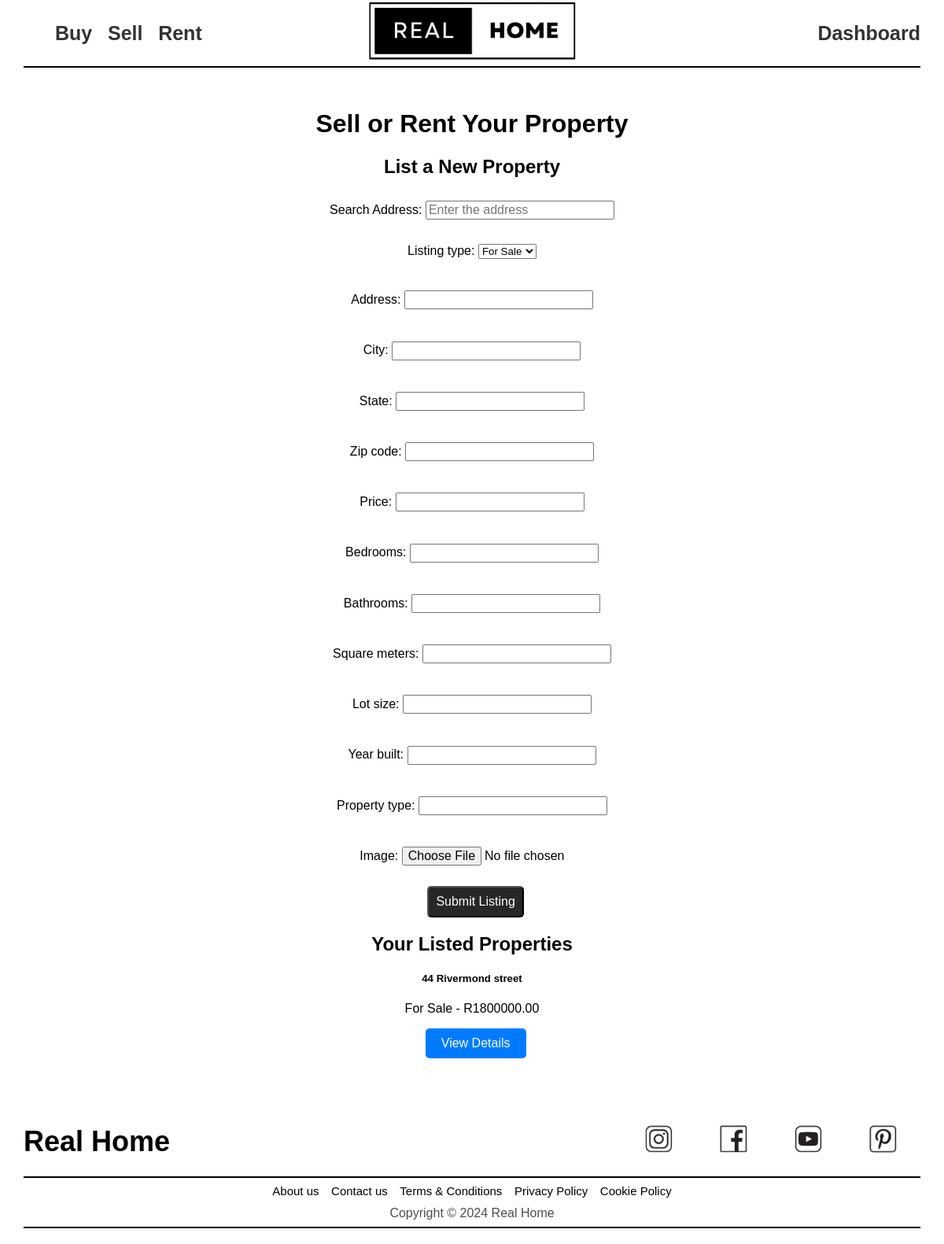
Screenshot of /sell/ (signed in) with the database file from the repository.
### main/models.py (models this page shows, shortened)
class Property(models.Model):
    LISTING_TYPES = [
        ('sale', 'For Sale'),
        ('rent', 'For Rent'),
    ]
    owner = models.ForeignKey(
        settings.AUTH_USER_MODEL,
        on_delete=models.SET_NULL,
        related_name='properties',
        null=True,
        blank=True
    )
    listing_type = models.CharField(max_length=4, choices=LISTING_TYPES, default='sale')
    address = models.CharField(max_length=255, null=True, blank=True)
    city = models.CharField(max_length=100, null=True, blank=True)
    state = models.CharField(max_length=100, null=True, blank=True)
    zip_code = models.CharField(max_length=20, null=True, blank=True)
    price = models.DecimalField(max_digits=10, decimal_places=2, null=True, blank=True)
    bedrooms = models.IntegerField( null=True, blank=True)
    bathrooms = models.IntegerField( null=True, blank=True)
    square_meters = models.DecimalField(max_digits=10, decimal_places=2, null=True, blank=True)
    lot_size = models.DecimalField(max_digits=10, decimal_places=2, null=True, blank=True)
    year_built = models.IntegerField(null=True, blank=True)
    property_type = models.CharField(max_length=50, null=True, blank=True)
    image = models.ImageField(upload_to='property_images/', null=True, blank=True)
    latitude = models.DecimalField(max_digits=9, decimal_places=6, null=True, blank=True)
    longitude = models.DecimalField(max_digits=9, decimal_places=6, null=True, blank=True)
    created_at = models.DateTimeField(auto_now_add=True, null=True, blank=True)
    realtor = models.ForeignKey(
        'realtors.Realtor',
        on_delete=models.SET_NULL,
        null=True,
        blank=True,
        related_name='properties'
    )

### main/views.py (the view)
# urls.py: path('sell/', views.sell, name='sell'),
@login_required(login_url='auth:login')
def sell(request):
    if not request.user.is_authenticated:
        return redirect('auth:login')
    if request.method == 'POST':
        form = PropertyForm(request.POST, request.FILES)
        if form.is_valid():
            property = form.save(commit=False)
            property.owner = request.user
            property.save()
            return redirect('main:details', property_id=property.id)
    else:
        form = PropertyForm()
    user_properties = Property.objects.filter(owner=request.user)
    context = {
        'form': form,
        'user_properties': user_properties,
    }
    return render(request, 'pages/sell_page.html', context)

### templates/pages/Sell_Page.html (shortened to what this page needs)
{% extends 'base.html' %}
{% load static %}
{% block content %}
<div class="container">
    <h1 class="my-4">Sell or Rent Your Property</h1>
    <div class="row">
        <div class="col-md-6">
            <h2>List a New Property</h2>
            <form method="post" enctype="multipart/form-data">
                <label for="address">Search Address:</label>
                <input type="text" id="address" name="address" class="form-control mb-3" placeholder="Enter the address" required>
                {{ form.as_p }}
                <button type="submit" class="btn btn-primary">Submit Listing</button>
            </form>
        </div>
        <div class="col-md-6">
            <h2>Your Listed Properties</h2>
            <div id="property-list">
                {% for property in user_properties %}
                    <div class="card mb-3">
                        <div class="card-body">
                            <h5 class="card-title">{{ property.address }}</h5>
                            <p class="card-text">
                                {{ property.get_listing_type_display }} - R{{ property.price }}
                            </p>
                            <a href="{% url 'main:details' property.id %}" class="btn btn-info">View Details</a>
                        </div>
                    </div>
                {% empty %}
                    <p>You haven't listed any properties yet.</p>
                {% endfor %}
            </div>
        </div>
    </div>
</div>
{% endblock %}

### static/css/RealHome.css (style rules this page uses)
html { height: 100%; box-sizing: border-box; }
body { background-color: white; font-family: Arial, sans-serif; margin: 0; padding: 0; position: relative; min-height: 100%; padding-bottom: 6.74rem; box-sizing: inherit; }
.contact-us label, input, textarea { margin: 1% 0; font-size: medium; width: 35%; }
.container { max-width: 1200px; margin: 0 auto; text-align: center; padding: 20px; }
.row { padding: 0% 10%; padding-bottom: 6.74em; }
.row input { width: 25%; }
.row button { font-size: medium; background-color: #272727; color: white; padding: 1%; }
.form-control { margin-bottom: 15px; }
.card { transition: transform 0.3s; }
.btn { display: inline-block; padding: 10px 20px; background-color: #007bff; color: white; text-decoration: none; border-radius: 5px; transition: background-color 0.3s; margin-left: 1%; }

### rows the page displays
Property: address "44 Rivermond street", listing_type "For Sale", price "1800000.00"
